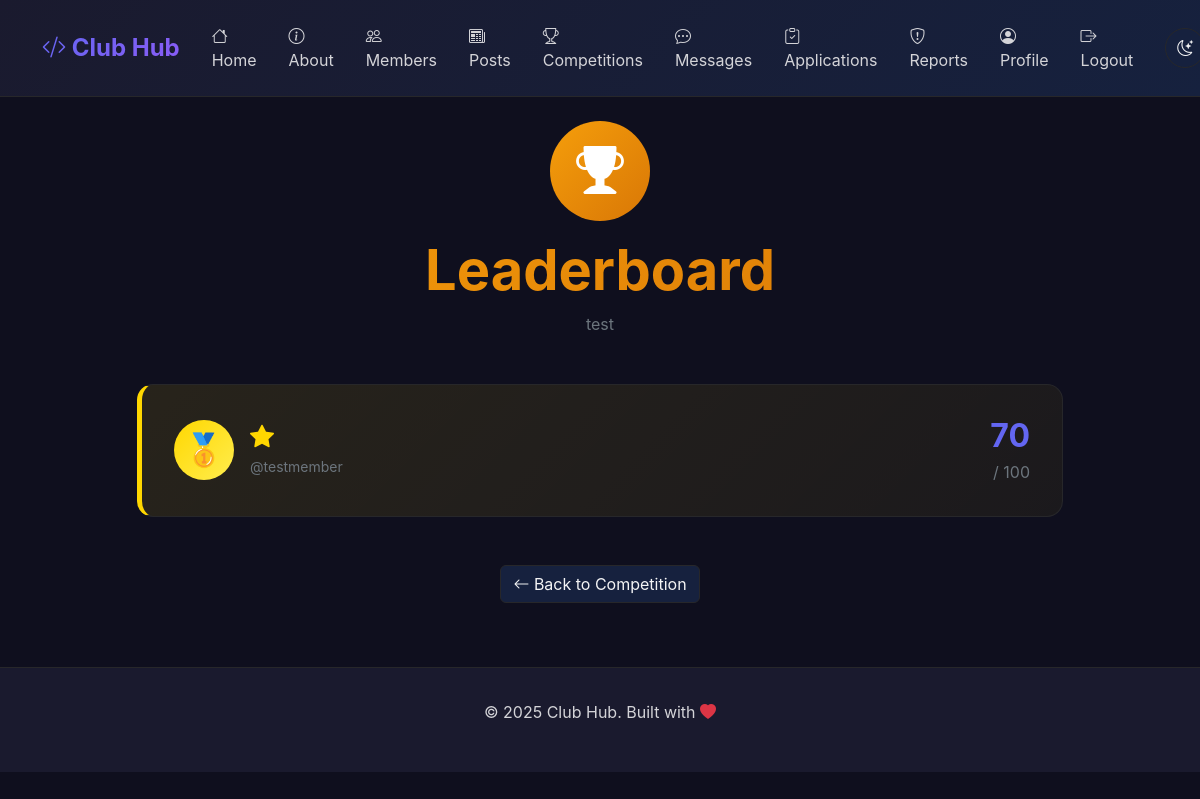
Screenshot of /competitions/1/leaderboard/ (signed in) with the database file from the repository.
### competitions/models.py (models this page shows, shortened)
class Competition(models.Model):
    STATUS_CHOICES = [
        ('upcoming', 'Upcoming'),
        ('active', 'Active'),
        ('completed', 'Completed'),
    ]
    title = models.CharField(max_length=200)
    description = models.TextField()
    start_date = models.DateTimeField()
    end_date = models.DateTimeField()
    status = models.CharField(max_length=20, choices=STATUS_CHOICES, default='upcoming')
    max_score = models.PositiveIntegerField(default=100)
    created_by = models.ForeignKey(
        settings.AUTH_USER_MODEL,
        on_delete=models.CASCADE,
        related_name='created_competitions'
    )
    created_at = models.DateTimeField(auto_now_add=True)
    class Meta:
        ordering = ['-start_date']
    @property
    def leaderboard(self):
        submissions = self.submissions.select_related('user').order_by('-score', 'submitted_at')
        leaders = []
        seen_users = set()
        for submission in submissions:
            if submission.user_id not in seen_users:
                seen_users.add(submission.user_id)
                leaders.append(submission)
        return leaders

class Submission(models.Model):
    competition = models.ForeignKey(
        Competition,
        on_delete=models.CASCADE,
        related_name='submissions'
    )
    user = models.ForeignKey(
        settings.AUTH_USER_MODEL,
        on_delete=models.CASCADE,
        related_name='submissions'
    )
    solution = models.TextField(help_text="Code or text solution")
    score = models.PositiveIntegerField(default=0)
    rank = models.PositiveIntegerField(null=True, blank=True)
    submitted_at = models.DateTimeField(auto_now_add=True)
    scored_by = models.ForeignKey(
        settings.AUTH_USER_MODEL,
        on_delete=models.SET_NULL,
        null=True,
        blank=True,
        related_name='scored_submissions'
    )
    scored_at = models.DateTimeField(null=True, blank=True)
    feedback = models.TextField(blank=True)
    class Meta:
        ordering = ['-score', 'submitted_at']
        unique_together = ['competition', 'user']

### accounts/models.py (models this page shows, shortened)
class User(AbstractUser):
    ROLE_CHOICES = [
        ('admin', 'Admin'),
        ('member', 'Member'),
    ]
    role = models.CharField(
        max_length=10,
        choices=ROLE_CHOICES,
        default='member',
        help_text="User role: Admin (full access) or Member (limited access)"
    )
    email = models.EmailField(
        unique=True,
        help_text="Must be unique across all users"
    )
    class Meta:
        ordering = ['-date_joined']
        verbose_name = 'User'
        verbose_name_plural = 'Users'
    @property
    def is_admin(self):
        return self.role == 'admin'

### competitions/views.py (the view)
# urls.py: path('<int:pk>/leaderboard/', views.competition_leaderboard, name='leaderboard'),
@login_required
def competition_leaderboard(request, pk):
    competition = get_object_or_404(Competition, pk=pk)
    leaderboard = competition.leaderboard
    context = {
        'competition': competition,
        'leaderboard': leaderboard,
    }
    return render(request, 'competitions/leaderboard.html', context)

### competitions/templates/competitions/leaderboard.html (shortened to what this page needs)
{% extends 'base.html' %}
{% block content %}
<div class="row justify-content-center">
    <div class="col-lg-10">
        <div class="text-center mb-5">
            <div class="rounded-circle d-inline-flex align-items-center justify-content-center mb-3"
                 style="width: 100px; height: 100px; background: linear-gradient(135deg, #f59e0b, #d97706); color: white; font-size: 3rem;">
                <i class="bi bi-trophy-fill"></i>
            </div>
            <h1 class="display-4 fw-bold" style="background: linear-gradient(135deg, #f59e0b, #d97706); -webkit-background-clip: text; -webkit-text-fill-color: transparent;">
                Leaderboard
            </h1>
            <p class="text-secondary">{{ competition.title }}</p>
        </div>
        {% if leaderboard %}
            <div class="row g-4">
                {% for submission in leaderboard %}
                    <div class="col-12">
                        <div class="card-custom {% if forloop.counter <= 3 %}position-relative overflow-hidden{% endif %}"
                             style="{% if forloop.counter == 1 %}border-left: 5px solid #ffd700; background: linear-gradient(135deg, rgba(255, 215, 0, 0.1), rgba(255, 215, 0, 0.05));{% elif forloop.counter == 2 %}border-left: 5px solid #c0c0c0; background: linear-gradient(135deg, rgba(192, 192, 192, 0.1), rgba(192, 192, 192, 0.05));{% elif forloop.counter == 3 %}border-left: 5px solid #cd7f32; background: linear-gradient(135deg, rgba(205, 127, 50, 0.1), rgba(205, 127, 50, 0.05));{% else %}border-left: 4px solid var(--accent-primary);{% endif %}">
                            <div class="d-flex justify-content-between align-items-center">
                                <div class="d-flex align-items-center gap-3 flex-grow-1">
                                    {% if forloop.counter <= 3 %}
                                        <div class="rounded-circle d-flex align-items-center justify-content-center"
                                             style="width: 60px; height: 60px; background: {% if forloop.counter == 1 %}linear-gradient(135deg, #ffd700, #ffed4e){% elif forloop.counter == 2 %}linear-gradient(135deg, #c0c0c0, #e8e8e8){% else %}linear-gradient(135deg, #cd7f32, #d4a574){% endif %}; color: white; font-size: 2rem; font-weight: 600;">
                                            {% if forloop.counter == 1 %}
                                                🥇
                                            {% elif forloop.counter == 2 %}
                                                🥈
                                            {% else %}
                                                🥉
                                            {% endif %}
                                        </div>
                                    {% else %}
                                        <div class="rounded-circle d-flex align-items-center justify-content-center"
                                             style="width: 50px; height: 50px; background: var(--bg-tertiary); color: var(--text-primary); font-size: 1.5rem; font-weight: 600;">
                                            #{{ submission.rank }}
                                        </div>
                                    {% endif %}
                                    <div class="flex-grow-1">
                                        <h4 class="mb-1">
                                            {% if forloop.counter <= 3 %}
                                                <i class="bi bi-star-fill" style="color: {% if forloop.counter == 1 %}#ffd700{% elif forloop.counter == 2 %}#c0c0c0{% else %}#cd7f32{% endif %};"></i>
                                            {% endif %}
                                        </h4>
                                        <p class="mb-0 small text-secondary">@{{ submission.user.username }}</p>
                                    </div>
                                </div>
                                <div class="text-end">
                                    <h2 class="mb-1 fw-bold" style="color: var(--accent-primary);">{{ submission.score }}</h2>
                                    <p class="mb-0 text-secondary">/ {{ competition.max_score }}</p>
                                </div>
                            </div>
                        </div>
                    </div>
                {% endfor %}
            </div>
        {% else %}
            <div class="card-custom text-center py-5">
                <i class="bi bi-trophy display-1 text-secondary mb-3"></i>
                <h4>No Submissions Yet</h4>
                <p class="text-secondary mb-0">Be the first to submit a solution and claim the top spot!</p>
            </div>
        {% endif %}
        <div class="text-center mt-5">
            <a href="{% url 'competitions:detail' competition.pk %}" class="btn btn-secondary">
                <i class="bi bi-arrow-left"></i> Back to Competition
            </a>
        </div>
    </div>
</div>
{% endblock %}

### templates/base.html (style rules this page uses)
:root[data-theme="dark"] { --bg-primary: #0f0f1e; --bg-secondary: #1a1a2e; --bg-tertiary: #16213e; --text-primary: #f4f4f5; --text-secondary: #d4d4d8; --text-muted: #a1a1aa; --accent-primary: #6366f1; --accent-secondary: #8b5cf6; --border-color: #27272a; --success: #10b981; --warning: #f59e0b; --danger: #ef4444; --input-bg: #1a1a2e; --input-text: #f4f4f5; }
* { margin: 0; padding: 0; box-sizing: border-box; }
body { background: var(--bg-primary); color: var(--text-primary); font-family: 'Inter', -apple-system, BlinkMacSystemFont, 'Segoe UI', sans-serif; min-height: 100vh; transition: background 0.3s, color 0.3s; }
.btn-secondary, .btn-outline-secondary { background: var(--bg-tertiary); border: 1px solid var(--border-color); color: var(--text-primary) !important; }
.card-custom { background: var(--bg-secondary); border: 1px solid var(--border-color); border-radius: 16px; padding: 2rem; transition: transform 0.3s, box-shadow 0.3s; }

### rows the page displays
Competition: title "test", max_score "100"
Submission: user.username "testmember", score "70"
